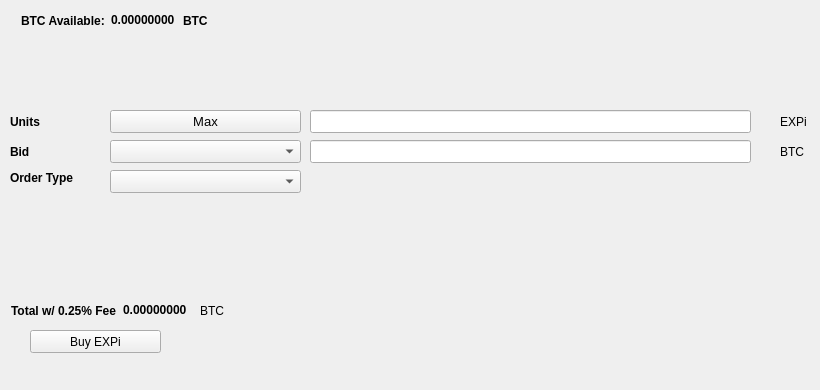
   <widget class="QWidget" name="BuyTab">
    <attribute name="title">
     <string>Buy</string>
    </attribute>
    <widget class="QPushButton" name="BuyEXPi">
     <property name="geometry">
      <rect>
       <x>30</x>
       <y>330</y>
       <width>131</width>
       <height>23</height>
      </rect>
     </property>
     <property name="text">
      <string>Buy EXPi</string>
     </property>
     <property name="icon">
      <iconset resource="../expi.qrc">
       <normaloff>:/icons/bitcoin</normaloff>:/icons/bitcoin</iconset>
     </property>
    </widget>
    <widget class="QLabel" name="label_3">
     <property name="geometry">
      <rect>
       <x>10</x>
       <y>110</y>
       <width>46</width>
       <height>23</height>
      </rect>
     </property>
     <property name="font">
      <font>
       <weight>75</weight>
       <bold>true</bold>
      </font>
     </property>
     <property name="text">
      <string>Units</string>
     </property>
    </widget>
    <widget class="QLineEdit" name="UnitsInput">
     <property name="geometry">
      <rect>
       <x>310</x>
       <y>110</y>
       <width>441</width>
       <height>23</height>
      </rect>
     </property>
     <property name="font">
      <font>
       <pointsize>9</pointsize>
       <weight>75</weight>
       <bold>true</bold>
      </font>
     </property>
    </widget>
    <widget class="QLineEdit" name="BuyBidPriceEdit">
     <property name="geometry">
      <rect>
       <x>310</x>
       <y>140</y>
       <width>441</width>
       <height>23</height>
      </rect>
     </property>
     <property name="font">
      <font>
       <pointsize>9</pointsize>
       <weight>75</weight>
       <bold>true</bold>
      </font>
     </property>
    </widget>
    <widget class="QLabel" name="label_4">
     <property name="geometry">
      <rect>
       <x>780</x>
       <y>110</y>
       <width>31</width>
       <height>23</height>
      </rect>
     </property>
     <property name="text">
      <string>EXPi</string>
     </property>
    </widget>
    <widget class="QLabel" name="label_5">
     <property name="geometry">
      <rect>
       <x>780</x>
       <y>140</y>
       <width>31</width>
       <height>23</height>
      </rect>
     </property>
     <property name="text">
      <string>BTC</string>
     </property>
    </widget>
    <widget class="QLabel" name="label_6">
     <property name="geometry">
      <rect>
       <x>10</x>
       <y>140</y>
       <width>46</width>
       <height>23</height>
      </rect>
     </property>
     <property name="font">
      <font>
       <weight>75</weight>
       <bold>true</bold>
      </font>
     </property>
     <property name="text">
      <string>Bid</string>
     </property>
    </widget>
    <widget class="QLabel" name="label_7">
     <property name="geometry">
      <rect>
       <x>10</x>
       <y>170</y>
       <width>91</width>
       <height>16</height>
      </rect>
     </property>
     <property name="font">
      <font>
       <weight>75</weight>
       <bold>true</bold>
      </font>
     </property>
     <property name="text">
      <string>Order Type</string>
     </property>
    </widget>
    <widget class="QPushButton" name="Buy_Max_Amount">
     <property name="geometry">
      <rect>
       <x>110</x>
       <y>110</y>
       <width>191</width>
       <height>23</height>
      </rect>
     </property>
     <property name="font">
      <font>
       <pointsize>10</pointsize>
      </font>
     </property>
     <property name="text">
      <string>Max</string>
     </property>
    </widget>
    <widget class="QComboBox" name="BuyBidcomboBox">
     <property name="geometry">
      <rect>
       <x>110</x>
       <y>140</y>
       <width>191</width>
       <height>23</height>
      </rect>
     </property>
     <property name="font">
      <font>
       <pointsize>10</pointsize>
      </font>
     </property>
    </widget>
    <widget class="QComboBox" name="buyOrdertypeCombo">
     <property name="geometry">
      <rect>
       <x>110</x>
       <y>170</y>
       <width>191</width>
       <height>23</height>
      </rect>
     </property>
     <property name="font">
      <font>
       <pointsize>10</pointsize>
      </font>
     </property>
    </widget>
    <widget class="QWidget" name="layoutWidget1">
     <property name="geometry">
      <rect>
       <x>21</x>
       <y>11</y>
       <width>227</width>
       <height>19</height>
      </rect>
     </property>
     <layout class="QHBoxLayout" name="horizontalLayout_3">
      <item>
       <widget class="QLabel" name="label232">
        <property name="font">
         <font>
          <weight>75</weight>
          <bold>true</bold>
         </font>
        </property>
        <property name="text">
         <string>BTC Available:</string>
        </property>
       </widget>
      </item>
      <item>
       <widget class="QLabel" name="BtcAvailableLbl">
        <property name="palette">
         <palette>
          <active>
           <colorrole role="WindowText">
            <brush brushstyle="SolidPattern">
             <color alpha="255">
              <red>0</red>
              <green>0</green>
              <blue>0</blue>
             </color>
            </brush>
           </colorrole>
           <colorrole role="Button">
            <brush brushstyle="SolidPattern">
             <color alpha="255">
              <red>0</red>
              <green>170</green>
              <blue>0</blue>
             </color>
            </brush>
           </colorrole>
           <colorrole role="Light">
            <brush brushstyle="SolidPattern">
             <color alpha="255">
              <red>0</red>
              <green>255</green>
              <blue>0</blue>
             </color>
            </brush>
           </colorrole>
           <colorrole role="Midlight">
            <brush brushstyle="SolidPattern">
             <color alpha="255">
              <red>0</red>
              <green>212</green>
              <blue>0</blue>
             </color>
            </brush>
           </colorrole>
           <colorrole role="Dark">
            <brush brushstyle="SolidPattern">
             <color alpha="255">
              <red>0</red>
              <green>85</green>
              <blue>0</blue>
             </color>
            </brush>
           </colorrole>
           <colorrole role="Mid">
            <brush brushstyle="SolidPattern">
             <color alpha="255">
              <red>0</red>
              <green>113</green>
              <blue>0</blue>
             </color>
            </brush>
           </colorrole>
           <colorrole role="Text">
            <brush brushstyle="SolidPattern">
             <color alpha="255">
              <red>0</red>
              <green>170</green>
              <blue>0</blue>
             </color>
            </brush>
           </colorrole>
           <colorrole role="BrightText">
            <brush brushstyle="SolidPattern">
             <color alpha="255">
              <red>255</red>
              <green>255</green>
              <blue>255</blue>
             </color>
            </brush>
           </colorrole>
           <colorrole role="ButtonText">
            <brush brushstyle="SolidPattern">
             <color alpha="255">
              <red>0</red>
              <green>0</green>
              <blue>0</blue>
             </color>
            </brush>
           </colorrole>
           <colorrole role="Base">
            <brush brushstyle="SolidPattern">
             <color alpha="255">
              <red>255</red>
              <green>255</green>
              <blue>255</blue>
             </color>
            </brush>
           </colorrole>
           <colorrole role="Window">
            <brush brushstyle="SolidPattern">
             <color alpha="255">
              <red>0</red>
              <green>170</green>
              <blue>0</blue>
             </color>
            </brush>
           </colorrole>
           <colorrole role="Shadow">
            <brush brushstyle="SolidPattern">
             <color alpha="255">
              <red>0</red>
              <green>0</green>
              <blue>0</blue>
             </color>
            </brush>
           </colorrole>
           <colorrole role="AlternateBase">
            <brush brushstyle="SolidPattern">
             <color alpha="255">
              <red>127</red>
              <green>212</green>
              <blue>127</blue>
             </color>
            </brush>
           </colorrole>
           <colorrole role="ToolTipBase">
            <brush brushstyle="SolidPattern">
             <color alpha="255">
              <red>255</red>
              <green>255</green>
              <blue>220</blue>
             </color>
            </brush>
           </colorrole>
           <colorrole role="ToolTipText">
            <brush brushstyle="SolidPattern">
             <color alpha="255">
              <red>0</red>
              <green>0</green>
              <blue>0</blue>
             </color>
            </brush>
           </colorrole>
          </active>
          <inactive>
           <colorrole role="WindowText">
            <brush brushstyle="SolidPattern">
             <color alpha="255">
              <red>0</red>
              <green>0</green>
              <blue>0</blue>
             </color>
            </brush>
           </colorrole>
           <colorrole role="Button">
            <brush brushstyle="SolidPattern">
             <color alpha="255">
              <red>0</red>
              <green>170</green>
              <blue>0</blue>
             </color>
            </brush>
           </colorrole>
           <colorrole role="Light">
            <brush brushstyle="SolidPattern">
             <color alpha="255">
              <red>0</red>
              <green>255</green>
              <blue>0</blue>
             </color>
            </brush>
           </colorrole>
           <colorrole role="Midlight">
            <brush brushstyle="SolidPattern">
             <color alpha="255">
              <red>0</red>
              <green>212</green>
              <blue>0</blue>
             </color>
            </brush>
           </colorrole>
           <colorrole role="Dark">
            <brush brushstyle="SolidPattern">
             <color alpha="255">
              <red>0</red>
              <green>85</green>
              <blue>0</blue>
             </color>
            </brush>
           </colorrole>
           <colorrole role="Mid">
            <brush brushstyle="SolidPattern">
             <color alpha="255">
              <red>0</red>
              <green>113</green>
              <blue>0</blue>
             </color>
            </brush>
           </colorrole>
           <colorrole role="Text">
            <brush brushstyle="SolidPattern">
             <color alpha="255">
              <red>0</red>
              <green>170</green>
              <blue>0</blue>
             </color>
            </brush>
           </colorrole>
           <colorrole role="BrightText">
            <brush brushstyle="SolidPattern">
             <color alpha="255">
              <red>255</red>
              <green>255</green>
              <blue>255</blue>
             </color>
            </brush>
           </colorrole>
           <colorrole role="ButtonText">
            <brush brushstyle="SolidPattern">
             <color alpha="255">
              <red>0</red>
              <green>0</green>
              <blue>0</blue>
             </color>
            </brush>
           </colorrole>
           <colorrole role="Base">
            <brush brushstyle="SolidPattern">
             <color alpha="255">
              <red>255</red>
              <green>255</green>
              <blue>255</blue>
             </color>
            </brush>
           </colorrole>
           <colorrole role="Window">
            <brush brushstyle="SolidPattern">
             <color alpha="255">
              <red>0</red>
              <green>170</green>
              <blue>0</blue>
             </color>
            </brush>
           </colorrole>
           <colorrole role="Shadow">
            <brush brushstyle="SolidPattern">
             <color alpha="255">
              <red>0</red>
              <green>0</green>
              <blue>0</blue>
             </color>
            </brush>
           </colorrole>
           <colorrole role="AlternateBase">
            <brush brushstyle="SolidPattern">
             <color alpha="255">
              <red>127</red>
              <green>212</green>
              <blue>127</blue>
             </color>
            </brush>
           </colorrole>
           <colorrole role="ToolTipBase">
            <brush brushstyle="SolidPattern">
             <color alpha="255">
              <red>255</red>
              <green>255</green>
              <blue>220</blue>
             </color>
            </brush>
           </colorrole>
           <colorrole role="ToolTipText">
            <brush brushstyle="SolidPattern">
             <color alpha="255">
              <red>0</red>
              <green>0</green>
              <blue>0</blue>
             </color>
            </brush>
           </colorrole>
          </inactive>
          <disabled>
           <colorrole role="WindowText">
            <brush brushstyle="SolidPattern">
             <color alpha="255">
              <red>0</red>
              <green>85</green>
              <blue>0</blue>
             </color>
            </brush>
           </colorrole>
           <colorrole role="Button">
            <brush brushstyle="SolidPattern">
             <color alpha="255">
              <red>0</red>
              <green>170</green>
              <blue>0</blue>
             </color>
            </brush>
           </colorrole>
           <colorrole role="Light">
            <brush brushstyle="SolidPattern">
             <color alpha="255">
              <red>0</red>
              <green>255</green>
              <blue>0</blue>
             </color>
            </brush>
           </colorrole>
           <colorrole role="Midlight">
            <brush brushstyle="SolidPattern">
             <color alpha="255">
              <red>0</red>
              <green>212</green>
              <blue>0</blue>
             </color>
            </brush>
           </colorrole>
           <colorrole role="Dark">
            <brush brushstyle="SolidPattern">
             <color alpha="255">
              <red>0</red>
              <green>85</green>
              <blue>0</blue>
             </color>
            </brush>
           </colorrole>
           <colorrole role="Mid">
            <brush brushstyle="SolidPattern">
             <color alpha="255">
              <red>0</red>
              <green>113</green>
              <blue>0</blue>
             </color>
            </brush>
           </colorrole>
           <colorrole role="Text">
            <brush brushstyle="SolidPattern">
             <color alpha="255">
              <red>0</red>
              <green>85</green>
              <blue>0</blue>
             </color>
            </brush>
           </colorrole>
           <colorrole role="BrightText">
            <brush brushstyle="SolidPattern">
             <color alpha="255">
              <red>255</red>
              <green>255</green>
              <blue>255</blue>
             </color>
            </brush>
           </colorrole>
           <colorrole role="ButtonText">
            <brush brushstyle="SolidPattern">
             <color alpha="255">
              <red>0</red>
              <green>85</green>
              <blue>0</blue>
             </color>
            </brush>
           </colorrole>
           <colorrole role="Base">
            <brush brushstyle="SolidPattern">
             <color alpha="255">
              <red>0</red>
              <green>170</green>
              <blue>0</blue>
             </color>
            </brush>
           </colorrole>
           <colorrole role="Window">
            <brush brushstyle="SolidPattern">
             <color alpha="255">
              <red>0</red>
              <green>170</green>
              <blue>0</blue>
             </color>
            </brush>
           </colorrole>
           <colorrole role="Shadow">
            <brush brushstyle="SolidPattern">
             <color alpha="255">
              <red>0</red>
              <green>0</green>
              <blue>0</blue>
             </color>
            </brush>
           </colorrole>
           <colorrole role="AlternateBase">
            <brush brushstyle="SolidPattern">
             <color alpha="255">
              <red>0</red>
              <green>170</green>
              <blue>0</blue>
             </color>
            </brush>
           </colorrole>
           <colorrole role="ToolTipBase">
            <brush brushstyle="SolidPattern">
             <color alpha="255">
              <red>255</red>
              <green>255</green>
              <blue>220</blue>
             </color>
            </brush>
           </colorrole>
           <colorrole role="ToolTipText">
            <brush brushstyle="SolidPattern">
             <color alpha="255">
              <red>0</red>
              <green>0</green>
              <blue>0</blue>
             </color>
            </brush>
           </colorrole>
          </disabled>
         </palette>
        </property>
        <property name="font">
         <font>
          <weight>75</weight>
          <bold>true</bold>
         </font>
        </property>
        <property name="text">
         <string>0.00000000</string>
        </property>
        <property name="textInteractionFlags">
         <set>Qt::LinksAccessibleByMouse|Qt::TextSelectableByKeyboard|Qt::TextSelectableByMouse</set>
        </property>
       </widget>
      </item>
      <item>
       <widget class="QLabel" name="BtcAvailableLbl_2">
        <property name="font">
         <font>
          <weight>75</weight>
          <bold>true</bold>
         </font>
        </property>
        <property name="text">
         <string>BTC</string>
        </property>
       </widget>
      </item>
     </layout>
    </widget>
    <widget class="QWidget" name="layoutWidge2">
     <property name="geometry">
      <rect>
       <x>11</x>
       <y>301</y>
       <width>259</width>
       <height>19</height>
      </rect>
     </property>
     <layout class="QHBoxLayout" name="horizontalLayout_4">
      <item>
       <widget class="QLabel" name="label_9">
        <property name="font">
         <font>
          <weight>75</weight>
          <bold>true</bold>
         </font>
        </property>
        <property name="text">
         <string>Total w/ 0.25% Fee</string>
        </property>
       </widget>
      </item>
      <item>
       <widget class="QLabel" name="BuyCostLabel">
        <property name="palette">
         <palette>
          <active>
           <colorrole role="WindowText">
            <brush brushstyle="SolidPattern">
             <color alpha="255">
              <red>0</red>
              <green>0</green>
              <blue>0</blue>
             </color>
            </brush>
           </colorrole>
           <colorrole role="Button">
            <brush brushstyle="SolidPattern">
             <color alpha="255">
              <red>0</red>
              <green>170</green>
              <blue>0</blue>
             </color>
            </brush>
           </colorrole>
           <colorrole role="Light">
            <brush brushstyle="SolidPattern">
             <color alpha="255">
              <red>0</red>
              <green>255</green>
              <blue>0</blue>
             </color>
            </brush>
           </colorrole>
           <colorrole role="Midlight">
            <brush brushstyle="SolidPattern">
             <color alpha="255">
              <red>0</red>
              <green>212</green>
              <blue>0</blue>
             </color>
            </brush>
           </colorrole>
           <colorrole role="Dark">
            <brush brushstyle="SolidPattern">
             <color alpha="255">
              <red>0</red>
              <green>85</green>
              <blue>0</blue>
             </color>
            </brush>
           </colorrole>
           <colorrole role="Mid">
            <brush brushstyle="SolidPattern">
             <color alpha="255">
              <red>0</red>
              <green>113</green>
              <blue>0</blue>
             </color>
            </brush>
           </colorrole>
           <colorrole role="Text">
            <brush brushstyle="SolidPattern">
             <color alpha="255">
              <red>0</red>
              <green>170</green>
              <blue>0</blue>
             </color>
            </brush>
           </colorrole>
           <colorrole role="BrightText">
            <brush brushstyle="SolidPattern">
             <color alpha="255">
              <red>255</red>
              <green>255</green>
              <blue>255</blue>
             </color>
            </brush>
           </colorrole>
           <colorrole role="ButtonText">
            <brush brushstyle="SolidPattern">
             <color alpha="255">
              <red>0</red>
              <green>0</green>
              <blue>0</blue>
             </color>
            </brush>
           </colorrole>
           <colorrole role="Base">
            <brush brushstyle="SolidPattern">
             <color alpha="255">
              <red>255</red>
              <green>255</green>
              <blue>255</blue>
             </color>
            </brush>
           </colorrole>
           <colorrole role="Window">
            <brush brushstyle="SolidPattern">
             <color alpha="255">
              <red>0</red>
              <green>170</green>
              <blue>0</blue>
             </color>
            </brush>
           </colorrole>
           <colorrole role="Shadow">
            <brush brushstyle="SolidPattern">
             <color alpha="255">
              <red>0</red>
              <green>0</green>
              <blue>0</blue>
             </color>
            </brush>
           </colorrole>
           <colorrole role="AlternateBase">
            <brush brushstyle="SolidPattern">
             <color alpha="255">
              <red>127</red>
              <green>212</green>
              <blue>127</blue>
             </color>
            </brush>
           </colorrole>
           <colorrole role="ToolTipBase">
            <brush brushstyle="SolidPattern">
             <color alpha="255">
              <red>255</red>
              <green>255</green>
              <blue>220</blue>
             </color>
            </brush>
           </colorrole>
           <colorrole role="ToolTipText">
            <brush brushstyle="SolidPattern">
             <color alpha="255">
              <red>0</red>
              <green>0</green>
              <blue>0</blue>
             </color>
            </brush>
           </colorrole>
          </active>
          <inactive>
           <colorrole role="WindowText">
            <brush brushstyle="SolidPattern">
             <color alpha="255">
              <red>0</red>
              <green>0</green>
              <blue>0</blue>
             </color>
            </brush>
           </colorrole>
           <colorrole role="Button">
            <brush brushstyle="SolidPattern">
             <color alpha="255">
              <red>0</red>
              <green>170</green>
              <blue>0</blue>
             </color>
            </brush>
           </colorrole>
           <colorrole role="Light">
            <brush brushstyle="SolidPattern">
             <color alpha="255">
              <red>0</red>
              <green>255</green>
              <blue>0</blue>
             </color>
            </brush>
           </colorrole>
           <colorrole role="Midlight">
            <brush brushstyle="SolidPattern">
             <color alpha="255">
              <red>0</red>
              <green>212</green>
              <blue>0</blue>
             </color>
            </brush>
           </colorrole>
           <colorrole role="Dark">
            <brush brushstyle="SolidPattern">
             <color alpha="255">
              <red>0</red>
              <green>85</green>
              <blue>0</blue>
             </color>
            </brush>
           </colorrole>
           <colorrole role="Mid">
            <brush brushstyle="SolidPattern">
             <color alpha="255">
              <red>0</red>
              <green>113</green>
              <blue>0</blue>
             </color>
            </brush>
           </colorrole>
           <colorrole role="Text">
            <brush brushstyle="SolidPattern">
             <color alpha="255">
              <red>0</red>
              <green>170</green>
              <blue>0</blue>
             </color>
            </brush>
           </colorrole>
           <colorrole role="BrightText">
            <brush brushstyle="SolidPattern">
             <color alpha="255">
              <red>255</red>
              <green>255</green>
              <blue>255</blue>
             </color>
            </brush>
           </colorrole>
           <colorrole role="ButtonText">
            <brush brushstyle="SolidPattern">
             <color alpha="255">
              <red>0</red>
              <green>0</green>
              <blue>0</blue>
             </color>
            </brush>
           </colorrole>
           <colorrole role="Base">
            <brush brushstyle="SolidPattern">
             <color alpha="255">
              <red>255</red>
              <green>255</green>
              <blue>255</blue>
             </color>
            </brush>
           </colorrole>
           <colorrole role="Window">
            <brush brushstyle="SolidPattern">
             <color alpha="255">
              <red>0</red>
              <green>170</green>
              <blue>0</blue>
             </color>
            </brush>
           </colorrole>
           <colorrole role="Shadow">
            <brush brushstyle="SolidPattern">
             <color alpha="255">
              <red>0</red>
              <green>0</green>
              <blue>0</blue>
             </color>
            </brush>
           </colorrole>
           <colorrole role="AlternateBase">
            <brush brushstyle="SolidPattern">
             <color alpha="255">
              <red>127</red>
              <green>212</green>
              <blue>127</blue>
             </color>
            </brush>
           </colorrole>
           <colorrole role="ToolTipBase">
            <brush brushstyle="SolidPattern">
             <color alpha="255">
              <red>255</red>
              <green>255</green>
              <blue>220</blue>
             </color>
            </brush>
           </colorrole>
           <colorrole role="ToolTipText">
            <brush brushstyle="SolidPattern">
             <color alpha="255">
              <red>0</red>
              <green>0</green>
              <blue>0</blue>
             </color>
            </brush>
           </colorrole>
          </inactive>
          <disabled>
           <colorrole role="WindowText">
            <brush brushstyle="SolidPattern">
             <color alpha="255">
              <red>0</red>
              <green>85</green>
              <blue>0</blue>
             </color>
            </brush>
           </colorrole>
           <colorrole role="Button">
            <brush brushstyle="SolidPattern">
             <color alpha="255">
              <red>0</red>
              <green>170</green>
              <blue>0</blue>
             </color>
            </brush>
           </colorrole>
           <colorrole role="Light">
            <brush brushstyle="SolidPattern">
             <color alpha="255">
              <red>0</red>
              <green>255</green>
              <blue>0</blue>
             </color>
            </brush>
           </colorrole>
           <colorrole role="Midlight">
            <brush brushstyle="SolidPattern">
             <color alpha="255">
              <red>0</red>
              <green>212</green>
              <blue>0</blue>
             </color>
            </brush>
           </colorrole>
           <colorrole role="Dark">
            <brush brushstyle="SolidPattern">
             <color alpha="255">
              <red>0</red>
              <green>85</green>
              <blue>0</blue>
             </color>
            </brush>
           </colorrole>
           <colorrole role="Mid">
            <brush brushstyle="SolidPattern">
             <color alpha="255">
              <red>0</red>
              <green>113</green>
              <blue>0</blue>
             </color>
            </brush>
           </colorrole>
           <colorrole role="Text">
            <brush brushstyle="SolidPattern">
             <color alpha="255">
              <red>0</red>
              <green>85</green>
              <blue>0</blue>
             </color>
            </brush>
           </colorrole>
           <colorrole role="BrightText">
            <brush brushstyle="SolidPattern">
             <color alpha="255">
              <red>255</red>
              <green>255</green>
              <blue>255</blue>
             </color>
            </brush>
           </colorrole>
           <colorrole role="ButtonText">
            <brush brushstyle="SolidPattern">
             <color alpha="255">
              <red>0</red>
              <green>85</green>
              <blue>0</blue>
             </color>
            </brush>
           </colorrole>
           <colorrole role="Base">
            <brush brushstyle="SolidPattern">
             <color alpha="255">
              <red>0</red>
              <green>170</green>
              <blue>0</blue>
             </color>
            </brush>
           </colorrole>
           <colorrole role="Window">
            <brush brushstyle="SolidPattern">
             <color alpha="255">
              <red>0</red>
              <green>170</green>
              <blue>0</blue>
             </color>
            </brush>
           </colorrole>
           <colorrole role="Shadow">
            <brush brushstyle="SolidPattern">
             <color alpha="255">
              <red>0</red>
              <green>0</green>
              <blue>0</blue>
             </color>
            </brush>
           </colorrole>
           <colorrole role="AlternateBase">
            <brush brushstyle="SolidPattern">
             <color alpha="255">
              <red>0</red>
              <green>170</green>
              <blue>0</blue>
             </color>
            </brush>
           </colorrole>
           <colorrole role="ToolTipBase">
            <brush brushstyle="SolidPattern">
             <color alpha="255">
              <red>255</red>
              <green>255</green>
              <blue>220</blue>
             </color>
            </brush>
           </colorrole>
           <colorrole role="ToolTipText">
            <brush brushstyle="SolidPattern">
             <color alpha="255">
              <red>0</red>
              <green>0</green>
              <blue>0</blue>
             </color>
            </brush>
           </colorrole>
          </disabled>
         </palette>
        </property>
        <property name="font">
         <font>
          <weight>75</weight>
          <bold>true</bold>
         </font>
        </property>
        <property name="autoFillBackground">
         <bool>false</bool>
        </property>
        <property name="text">
         <string>0.00000000</string>
        </property>
        <property name="textInteractionFlags">
         <set>Qt::LinksAccessibleByMouse|Qt::TextSelectableByMouse</set>
        </property>
       </widget>
      </item>
      <item>
       <widget class="QLabel" name="label_10">
        <property name="font">
         <font>
          <weight>50</weight>
          <bold>false</bold>
         </font>
        </property>
        <property name="text">
         <string>BTC</string>
        </property>
       </widget>
      </item>
     </layout>
    </widget>
    <widget class="QLabel" name="label_24">
     <property name="geometry">
      <rect>
       <x>460</x>
       <y>300</y>
       <width>281</width>
       <height>81</height>
      </rect>
     </property>
     <property name="text">
      <string/>
     </property>
     <property name="pixmap">
      <pixmap>:/images/bittrex</pixmap>
     </property>
    </widget>
   </widget>
